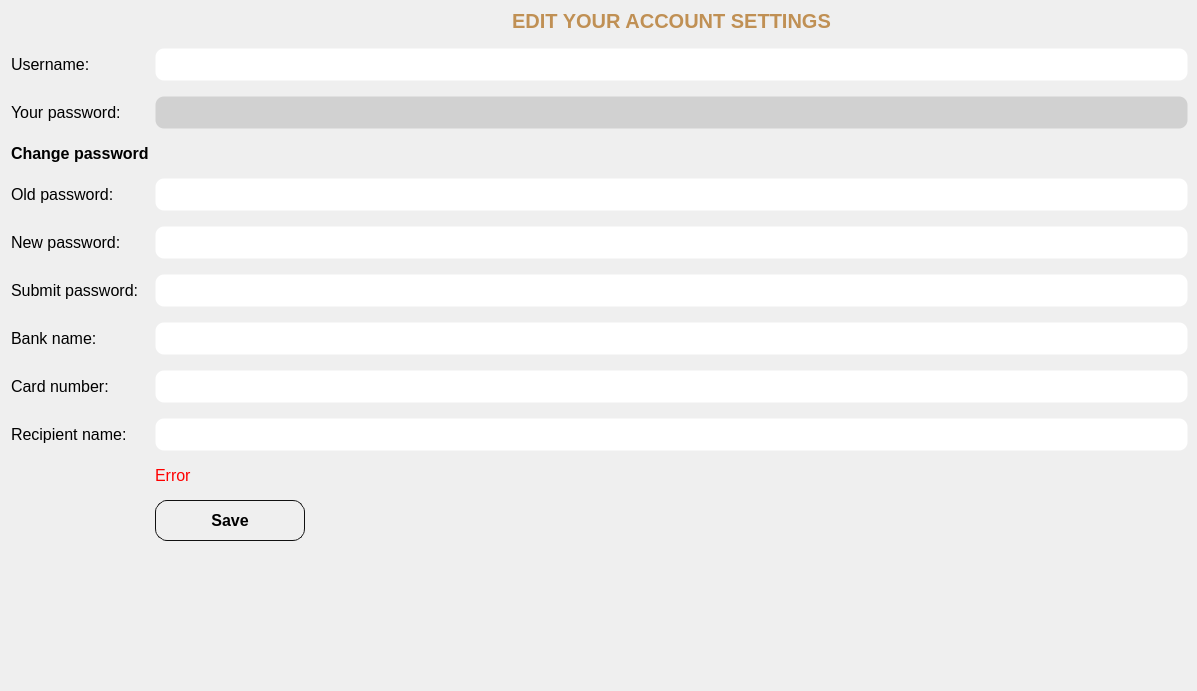
             <widget class="QWidget" name="contents">
              <property name="geometry">
               <rect>
                <x>0</x>
                <y>0</y>
                <width>1197</width>
                <height>691</height>
               </rect>
              </property>
              <property name="styleSheet">
               <string notr="true">QLineEdit {
	padding: 5px;
	border: 1px solid transparent;
	border-radius: 9px;
}

QPushButton {
	font: bold;
	border: 1px solid #111;
	border-radius: 12px;
	padding: 10px;
}

QPushButton:hover {
	color: #cbbfbb;
	background: #854a25;
	border: transparent;
}</string>
              </property>
              <layout class="QFormLayout" name="formLayout_2">
               <property name="verticalSpacing">
                <number>15</number>
               </property>
               <property name="topMargin">
                <number>9</number>
               </property>
               <property name="rightMargin">
                <number>9</number>
               </property>
               <item row="0" column="1">
                <widget class="QLabel" name="Title">
                 <property name="font">
                  <font>
                   <pointsize>15</pointsize>
                   <weight>75</weight>
                   <bold>true</bold>
                  </font>
                 </property>
                 <property name="styleSheet">
                  <string notr="true">#Title {
color:#c09054;
}</string>
                 </property>
                 <property name="text">
                  <string>EDIT YOUR ACCOUNT SETTINGS</string>
                 </property>
                 <property name="alignment">
                  <set>Qt::AlignCenter</set>
                 </property>
                </widget>
               </item>
               <item row="1" column="0">
                <widget class="QLabel" name="Label_username">
                 <property name="font">
                  <font>
                   <pointsize>12</pointsize>
                  </font>
                 </property>
                 <property name="text">
                  <string>Username: </string>
                 </property>
                </widget>
               </item>
               <item row="1" column="1">
                <widget class="QLineEdit" name="Entry_username">
                 <property name="enabled">
                  <bool>true</bool>
                 </property>
                 <property name="minimumSize">
                  <size>
                   <width>0</width>
                   <height>0</height>
                  </size>
                 </property>
                 <property name="font">
                  <font>
                   <pointsize>12</pointsize>
                  </font>
                 </property>
                 <property name="styleSheet">
                  <string notr="true"/>
                 </property>
                 <property name="text">
                  <string notr="true"/>
                 </property>
                </widget>
               </item>
               <item row="2" column="0">
                <widget class="QLabel" name="Label_password">
                 <property name="font">
                  <font>
                   <pointsize>12</pointsize>
                  </font>
                 </property>
                 <property name="text">
                  <string>Your password: </string>
                 </property>
                </widget>
               </item>
               <item row="2" column="1">
                <widget class="QLineEdit" name="Entry_password">
                 <property name="enabled">
                  <bool>false</bool>
                 </property>
                 <property name="font">
                  <font>
                   <pointsize>12</pointsize>
                  </font>
                 </property>
                 <property name="cursor">
                  <cursorShape>ForbiddenCursor</cursorShape>
                 </property>
                 <property name="styleSheet">
                  <string notr="true">background: rgba(43,43,43,40);</string>
                 </property>
                 <property name="text">
                  <string notr="true"/>
                 </property>
                 <property name="echoMode">
                  <enum>QLineEdit::Password</enum>
                 </property>
                 <property name="readOnly">
                  <bool>true</bool>
                 </property>
                </widget>
               </item>
               <item row="3" column="0">
                <widget class="QLabel" name="Changepassword">
                 <property name="font">
                  <font>
                   <pointsize>12</pointsize>
                   <weight>75</weight>
                   <italic>false</italic>
                   <bold>true</bold>
                  </font>
                 </property>
                 <property name="styleSheet">
                  <string notr="true">font: bold</string>
                 </property>
                 <property name="text">
                  <string>Change password</string>
                 </property>
                </widget>
               </item>
               <item row="4" column="0">
                <widget class="QLabel" name="Label_Oldpassword">
                 <property name="font">
                  <font>
                   <pointsize>12</pointsize>
                  </font>
                 </property>
                 <property name="text">
                  <string>Old password: </string>
                 </property>
                </widget>
               </item>
               <item row="4" column="1">
                <widget class="QLineEdit" name="Entry_Oldpassword">
                 <property name="font">
                  <font>
                   <pointsize>12</pointsize>
                  </font>
                 </property>
                 <property name="echoMode">
                  <enum>QLineEdit::Password</enum>
                 </property>
                </widget>
               </item>
               <item row="5" column="0">
                <widget class="QLabel" name="Label_Newpassword">
                 <property name="font">
                  <font>
                   <pointsize>12</pointsize>
                  </font>
                 </property>
                 <property name="text">
                  <string>New password:</string>
                 </property>
                </widget>
               </item>
               <item row="5" column="1">
                <widget class="QLineEdit" name="Entry_Newpassword">
                 <property name="font">
                  <font>
                   <pointsize>12</pointsize>
                  </font>
                 </property>
                 <property name="text">
                  <string/>
                 </property>
                 <property name="echoMode">
                  <enum>QLineEdit::Password</enum>
                 </property>
                </widget>
               </item>
               <item row="6" column="0">
                <widget class="QLabel" name="submitPasswordLabel">
                 <property name="font">
                  <font>
                   <pointsize>12</pointsize>
                  </font>
                 </property>
                 <property name="text">
                  <string>Submit password: </string>
                 </property>
                </widget>
               </item>
               <item row="6" column="1">
                <widget class="QLineEdit" name="submitPasswordLineEdit">
                 <property name="font">
                  <font>
                   <pointsize>12</pointsize>
                  </font>
                 </property>
                 <property name="echoMode">
                  <enum>QLineEdit::Password</enum>
                 </property>
                </widget>
               </item>
               <item row="10" column="0">
                <widget class="QLabel" name="creditCardLabel">
                 <property name="font">
                  <font>
                   <pointsize>12</pointsize>
                  </font>
                 </property>
                 <property name="text">
                  <string>Card number: </string>
                 </property>
                </widget>
               </item>
               <item row="10" column="1">
                <widget class="QLineEdit" name="Cardnumber_entry">
                 <property name="font">
                  <font>
                   <pointsize>12</pointsize>
                  </font>
                 </property>
                </widget>
               </item>
               <item row="11" column="0">
                <widget class="QLabel" name="cardholderNameLabel">
                 <property name="font">
                  <font>
                   <pointsize>12</pointsize>
                  </font>
                 </property>
                 <property name="text">
                  <string>Recipient name:</string>
                 </property>
                </widget>
               </item>
               <item row="11" column="1">
                <widget class="QLineEdit" name="Recipient_entry">
                 <property name="font">
                  <font>
                   <pointsize>12</pointsize>
                  </font>
                 </property>
                </widget>
               </item>
               <item row="12" column="1">
                <widget class="QLabel" name="err">
                 <property name="font">
                  <font>
                   <pointsize>12</pointsize>
                  </font>
                 </property>
                 <property name="styleSheet">
                  <string notr="true">color: red;</string>
                 </property>
                 <property name="text">
                  <string>Error</string>
                 </property>
                </widget>
               </item>
               <item row="13" column="1">
                <widget class="QPushButton" name="Save">
                 <property name="enabled">
                  <bool>true</bool>
                 </property>
                 <property name="minimumSize">
                  <size>
                   <width>150</width>
                   <height>0</height>
                  </size>
                 </property>
                 <property name="maximumSize">
                  <size>
                   <width>150</width>
                   <height>16777215</height>
                  </size>
                 </property>
                 <property name="font">
                  <font>
                   <pointsize>12</pointsize>
                   <weight>75</weight>
                   <italic>false</italic>
                   <bold>true</bold>
                  </font>
                 </property>
                 <property name="cursor">
                  <cursorShape>PointingHandCursor</cursorShape>
                 </property>
                 <property name="layoutDirection">
                  <enum>Qt::LeftToRight</enum>
                 </property>
                 <property name="styleSheet">
                  <string notr="true"/>
                 </property>
                 <property name="text">
                  <string>Save</string>
                 </property>
                 <property name="flat">
                  <bool>false</bool>
                 </property>
                </widget>
               </item>
               <item row="9" column="0">
                <widget class="QLabel" name="creditCardLabel_2">
                 <property name="font">
                  <font>
                   <pointsize>12</pointsize>
                  </font>
                 </property>
                 <property name="text">
                  <string>Bank name:</string>
                 </property>
                </widget>
               </item>
               <item row="9" column="1">
                <widget class="QLineEdit" name="Bankname_entry">
                 <property name="font">
                  <font>
                   <pointsize>12</pointsize>
                  </font>
                 </property>
                </widget>
               </item>
              </layout>
             </widget>
